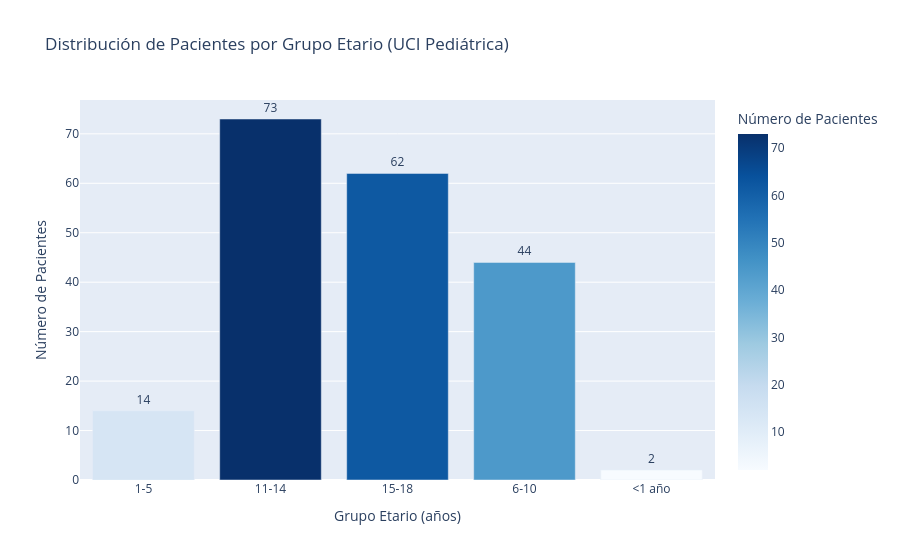
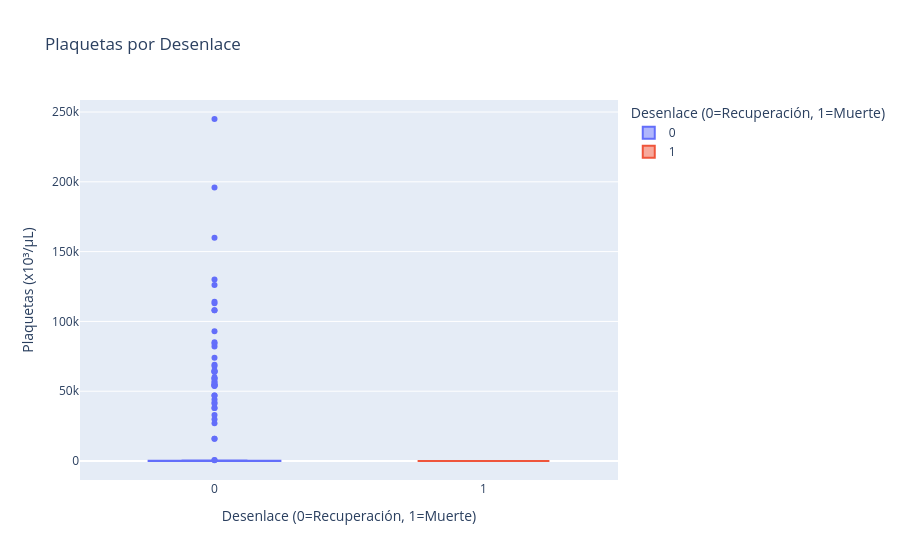
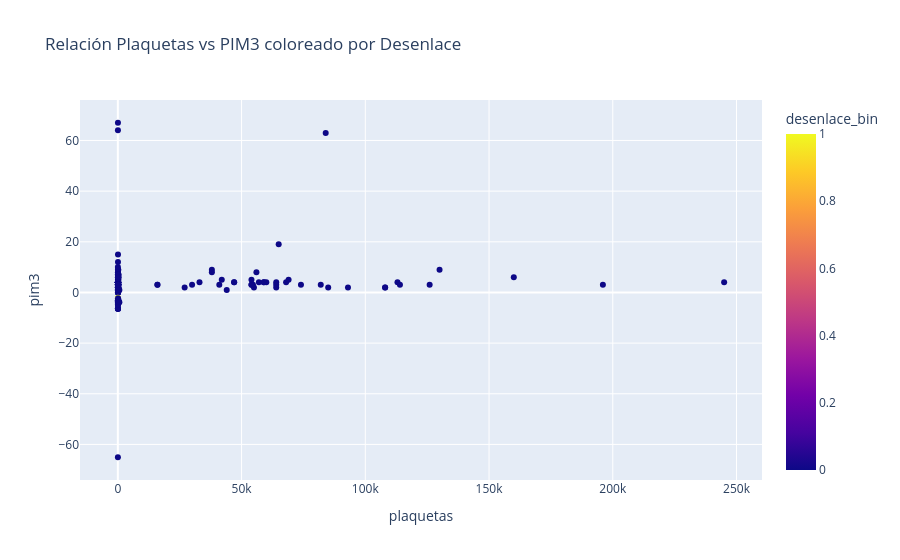

Here is the notebook cell these charts were saved with, in order:
### Markdown cell above
## 6. Exploratory Data Analysis (EDA) - eda_templates.md

### Code cell
# =============================================================================
# 6. Exploratory Data Analysis (EDA) - eda_templates.md + mejores prácticas
# =============================================================================
# Justificación de librerías:
#   - Seaborn: distribuciones estadísticas y comparaciones por grupo
#     (histplot + KDE, boxplot, heatmap de correlación).
#   - Plotly: interactividad esencial para exposición clínica; permite
#     inspeccionar puntos individuales al hacer hover.
#   - Matplotlib: control fino de layout y anotaciones.

numeric_cols = ["hb", "hto", "plaquetas", "bun", "creatinina", "alt", "ast", "pim3"]

# ── 6.1 Distribuciones + Boxplots por Desenlace ───────────────────────────────
print("=== 6.1 DISTRIBUCIONES Y COMPARACIÓN POR DESENLACE ===")
for col in numeric_cols:
    if col in df.columns:
        fig, axes = plt.subplots(1, 2, figsize=(14, 5))
        sns.histplot(data=df, x=col, kde=True, ax=axes[0])
        axes[0].set_title(f"Distribución de {col}")

        sns.boxplot(data=df, x="desenlace_bin", y=col, ax=axes[1])
        axes[1].set_title(f"{col} por Desenlace (0=Recuperación, 1=Muerte)")
        axes[1].set_xticklabels(["Recuperación", "Muerte"])
        plt.tight_layout()
        plt.show()

# ── 6.2 Distribución de edad_grupo (análisis univariado categórico) ───────────
# Justificación: tras la corrección de mojibake y normalización del sufijo
# ' años', se verifica que las categorías sean canónicas y sin duplicados.
# Este plot es clave para la exposición clínica (perfil etario de la UCI).
print("\n=== 6.2 DISTRIBUCIÓN POR GRUPO ETARIO (edad_grupo normalizada) ===")
if "edad_grupo" in df.columns:
    # Definir orden natural de los rangos etarios para los ejes
    age_order = sorted(
        df["edad_grupo"].dropna().unique().tolist(),
        key=lambda x: int(str(x).split("-")[0]) if "-" in str(x) else 99,
    )

    fig, axes = plt.subplots(1, 2, figsize=(14, 5))

    # Frecuencia absoluta por grupo etario
    age_counts = df["edad_grupo"].value_counts().reindex(age_order).fillna(0)
    axes[0].bar(age_counts.index, age_counts.values, color="steelblue", edgecolor="white")
    axes[0].set_title("Frecuencia por Grupo Etario", fontsize=13)
    axes[0].set_xlabel("Grupo Etario (años)")
    axes[0].set_ylabel("Número de Pacientes")
    for i, v in enumerate(age_counts.values):
        axes[0].text(i, v + 0.3, str(int(v)), ha="center", fontsize=10)

    # Distribución por grupo etario x desenlace (stacked)
    age_outcome = (
        df.groupby(["edad_grupo", "desenlace_bin"]).size().unstack(fill_value=0).reindex(age_order)
    )
    age_outcome.columns = ["Recuperación", "Muerte"]
    age_outcome.plot(
        kind="bar", ax=axes[1], stacked=True, color=["#4C72B0", "#DD8452"], edgecolor="white"
    )
    axes[1].set_title("Desenlace por Grupo Etario", fontsize=13)
    axes[1].set_xlabel("Grupo Etario (años)")
    axes[1].set_ylabel("Número de Pacientes")
    axes[1].tick_params(axis="x", rotation=0)
    axes[1].legend(title="Desenlace")
    plt.tight_layout()
    plt.show()

    # Interactivo Plotly (ideal exposición)
    age_df = (
        df["edad_grupo"]
        .value_counts()
        .reset_index()
        .rename(columns={"index": "edad_grupo", "edad_grupo": "count", "count": "count"})
    )

    age_df.columns = ["edad_grupo", "count"]
    fig_age = px.bar(
        age_df.sort_values("edad_grupo"),
        x="edad_grupo",
        y="count",
        text="count",
        title="Distribución de Pacientes por Grupo Etario (UCI Pediátrica)",
        labels={"edad_grupo": "Grupo Etario (años)", "count": "Número de Pacientes"},
        color="count",
        color_continuous_scale="Blues",
    )
    fig_age.update_traces(textposition="outside")
    fig_age.show()

    print("\nValores únicos en edad_grupo (post-limpieza):")
    print(df["edad_grupo"].value_counts(dropna=False))

# ── 6.3 Variables categóricas restantes ───────────────────────────────────────
print("\n=== 6.3 VARIABLES CATEGÓRICAS (sexo, lugar_procedencia, diagnostico) ===")
cat_cols_eda = ["sexo", "lugar_procedencia", "diagnostico"]
existing_cat = [c for c in cat_cols_eda if c in df.columns]

if existing_cat:
    n_cols = len(existing_cat)
    fig, axes = plt.subplots(1, n_cols, figsize=(6 * n_cols, 5))
    if n_cols == 1:
        axes = [axes]
    for ax, col in zip(axes, existing_cat, strict=True):
        top_vals = df[col].value_counts().head(12)
        ax.barh(top_vals.index[::-1], top_vals.values[::-1], color="steelblue")
        ax.set_title(f"Top categorías: {col}", fontsize=11)
        ax.set_xlabel("Frecuencia")
    plt.tight_layout()
    plt.show()

# ── 6.4 Matriz de correlación ─────────────────────────────────────────────────
print("\n=== 6.4 MATRIZ DE CORRELACIÓN (Pearson) ===")
corr_matrix = df[numeric_cols].corr()
plt.figure(figsize=(10, 8))
sns.heatmap(corr_matrix, annot=True, cmap="coolwarm", center=0, fmt=".2f", linewidths=0.5)
plt.title("Matriz de Correlación (Pearson) - Variables Numéricas")
plt.tight_layout()
plt.show()

# ── 6.5 Visualizaciones interactivas Plotly ───────────────────────────────────
print("\n=== 6.5 VISUALIZACIONES INTERACTIVAS (Plotly) ===")
fig = px.box(
    df,
    x="desenlace_bin",
    y="plaquetas",
    color="desenlace_bin",
    title="Plaquetas por Desenlace",
    labels={
        "desenlace_bin": "Desenlace (0=Recuperación, 1=Muerte)",
        "plaquetas": "Plaquetas (x10³/µL)",
    },
)
fig.show()

hover_cols = [c for c in ["edad_grupo", "sexo"] if c in df.columns]
fig2 = px.scatter(
    df,
    x="plaquetas",
    y="pim3",
    color="desenlace_bin",
    hover_data=hover_cols,
    title="Relación Plaquetas vs PIM3 coloreado por Desenlace",
)
fig2.show()

### Figure 1 — Plotly figure (JSON) as saved in the notebook; plotly's stock layout.template omitted (floating-point values rounded to 4 significant figures)
{"data": [{"hovertemplate": "Grupo Etario (años)=%{x}<br>Número de Pacientes=%{marker.color}<extra></extra>", "legendgroup": "", "marker": {"color": [14, 73, 62, 44, 2], "coloraxis": "coloraxis", "pattern": {"shape": ""}}, "name": "", "orientation": "v", "showlegend": false, "text": [14.0, 73.0, 62.0, 44.0, 2.0], "textposition": "outside", "type": "bar", "x": ["1-5", "11-14", "15-18", "6-10", "<1 año"], "xaxis": "x", "y": [14, 73, 62, 44, 2], "yaxis": "y"}], "layout": {"barmode": "relative", "coloraxis": {"colorbar": {"title": {"text": "Número de Pacientes"}}, "colorscale": [[0, "rgb(247,251,255)"], [0.125, "rgb(222,235,247)"], [0.25, "rgb(198,219,239)"], [0.375, "rgb(158,202,225)"], [0.5, "rgb(107,174,214)"], [0.625, "rgb(66,146,198)"], [0.75, "rgb(33,113,181)"], [0.875, "rgb(8,81,156)"], [1, "rgb(8,48,107)"]]}, "legend": {"tracegroupgap": 0}, "title": {"text": "Distribución de Pacientes por Grupo Etario (UCI Pediátrica)"}, "xaxis": {"anchor": "y", "domain": [0, 1], "title": {"text": "Grupo Etario (años)"}}, "yaxis": {"anchor": "x", "domain": [0, 1], "title": {"text": "Número de Pacientes"}}}}

### Figure 2 — Plotly figure (JSON) as saved in the notebook; plotly's stock layout.template omitted (floating-point values rounded to 4 significant figures; data arrays with more than 128 entries replaced by an {"elided": "..."} marker saying what was removed)
{"data": [{"alignmentgroup": "True", "hovertemplate": "Desenlace (0=Recuperación, 1=Muerte)=%{x}<br>Plaquetas (x10³/µL)=%{y}<extra></extra>", "legendgroup": "0", "marker": {"color": "#636efa"}, "name": "0", "notched": false, "offsetgroup": "0", "orientation": "v", "showlegend": true, "type": "box", "x": {"elided": "197 int values"}, "x0": " ", "xaxis": "x", "y": {"elided": "197 float values"}, "y0": " ", "yaxis": "y"}, {"alignmentgroup": "True", "hovertemplate": "Desenlace (0=Recuperación, 1=Muerte)=%{x}<br>Plaquetas (x10³/µL)=%{y}<extra></extra>", "legendgroup": "1", "marker": {"color": "#EF553B"}, "name": "1", "notched": false, "offsetgroup": "1", "orientation": "v", "showlegend": true, "type": "box", "x": [1], "x0": " ", "xaxis": "x", "y": [30.0], "y0": " ", "yaxis": "y"}], "layout": {"boxmode": "overlay", "legend": {"title": {"text": "Desenlace (0=Recuperación, 1=Muerte)"}, "tracegroupgap": 0}, "title": {"text": "Plaquetas por Desenlace"}, "xaxis": {"anchor": "y", "categoryarray": [0, 1], "categoryorder": "array", "domain": [0, 1], "title": {"text": "Desenlace (0=Recuperación, 1=Muerte)"}}, "yaxis": {"anchor": "x", "domain": [0, 1], "title": {"text": "Plaquetas (x10³/µL)"}}}}

### Figure 3 — Plotly figure (JSON) as saved in the notebook; plotly's stock layout.template omitted (floating-point values rounded to 4 significant figures; data arrays with more than 128 entries replaced by an {"elided": "..."} marker saying what was removed)
{"data": [{"customdata": {"elided": "198x2 str values"}, "hovertemplate": "plaquetas=%{x}<br>pim3=%{y}<br>edad_grupo=%{customdata[0]}<br>sexo=%{customdata[1]}<br>desenlace_bin=%{marker.color}<extra></extra>", "legendgroup": "", "marker": {"color": {"elided": "198 int values"}, "coloraxis": "coloraxis", "symbol": "circle"}, "mode": "markers", "name": "", "orientation": "v", "showlegend": false, "type": "scatter", "x": {"elided": "198 float values"}, "xaxis": "x", "y": {"elided": "198 float values"}, "yaxis": "y"}], "layout": {"coloraxis": {"colorbar": {"title": {"text": "desenlace_bin"}}, "colorscale": [[0, "#0d0887"], [0.1111, "#46039f"], [0.2222, "#7201a8"], [0.3333, "#9c179e"], [0.4444, "#bd3786"], [0.5556, "#d8576b"], [0.6667, "#ed7953"], [0.7778, "#fb9f3a"], [0.8889, "#fdca26"], [1, "#f0f921"]]}, "legend": {"tracegroupgap": 0}, "title": {"text": "Relación Plaquetas vs PIM3 coloreado por Desenlace"}, "xaxis": {"anchor": "y", "domain": [0, 1], "title": {"text": "plaquetas"}}, "yaxis": {"anchor": "x", "domain": [0, 1], "title": {"text": "pim3"}}}}
